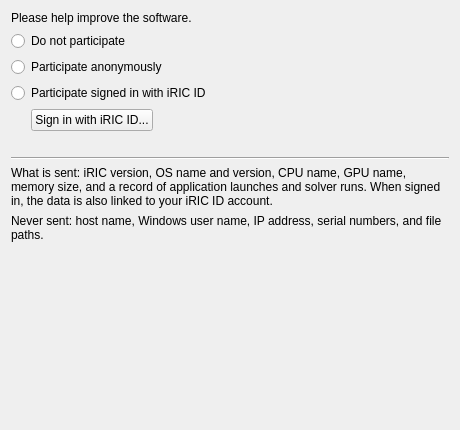
<?xml version="1.0" encoding="UTF-8"?>
<ui version="4.0">
 <class>TelemetryWidget</class>
 <widget class="QWidget" name="TelemetryWidget">
  <property name="geometry">
   <rect>
    <x>0</x>
    <y>0</y>
    <width>460</width>
    <height>430</height>
   </rect>
  </property>
  <layout class="QVBoxLayout" name="verticalLayout">
   <item>
    <widget class="QLabel" name="introLabel">
     <property name="text">
      <string>Please help improve the software.</string>
     </property>
     <property name="wordWrap">
      <bool>true</bool>
     </property>
    </widget>
   </item>
   <item>
    <widget class="QRadioButton" name="noneRadio">
     <property name="text">
      <string>Do not participate</string>
     </property>
    </widget>
   </item>
   <item>
    <widget class="QRadioButton" name="anonRadio">
     <property name="text">
      <string>Participate anonymously</string>
     </property>
    </widget>
   </item>
   <item>
    <widget class="QRadioButton" name="loginRadio">
     <property name="text">
      <string>Participate signed in with iRIC ID</string>
     </property>
    </widget>
   </item>
   <item>
    <layout class="QHBoxLayout" name="signInLayout">
     <property name="leftMargin">
      <number>20</number>
     </property>
     <item>
      <widget class="QPushButton" name="signInButton">
       <property name="text">
        <string>Sign in with iRIC ID...</string>
       </property>
      </widget>
     </item>
     <item>
      <spacer name="signInSpacer">
       <property name="orientation">
        <enum>Qt::Horizontal</enum>
       </property>
       <property name="sizeHint" stdset="0">
        <size>
         <width>40</width>
         <height>20</height>
        </size>
       </property>
      </spacer>
     </item>
    </layout>
   </item>
   <item>
    <widget class="QLabel" name="statusLabel">
     <property name="text">
      <string/>
     </property>
     <property name="wordWrap">
      <bool>true</bool>
     </property>
    </widget>
   </item>
   <item>
    <widget class="Line" name="separatorLine">
     <property name="orientation">
      <enum>Qt::Horizontal</enum>
     </property>
    </widget>
   </item>
   <item>
    <widget class="QLabel" name="contentsLabel">
     <property name="text">
      <string>What is sent: iRIC version, OS name and version, CPU name, GPU name, memory size, and a record of application launches and solver runs. When signed in, the data is also linked to your iRIC ID account.</string>
     </property>
     <property name="wordWrap">
      <bool>true</bool>
     </property>
    </widget>
   </item>
   <item>
    <widget class="QLabel" name="excludeLabel">
     <property name="text">
      <string>Never sent: host name, Windows user name, IP address, serial numbers, and file paths.</string>
     </property>
     <property name="wordWrap">
      <bool>true</bool>
     </property>
    </widget>
   </item>
   <item>
    <spacer name="verticalSpacer">
     <property name="orientation">
      <enum>Qt::Vertical</enum>
     </property>
     <property name="sizeHint" stdset="0">
      <size>
       <width>20</width>
       <height>10</height>
      </size>
     </property>
    </spacer>
   </item>
  </layout>
 </widget>
 <resources/>
 <connections/>
</ui>
